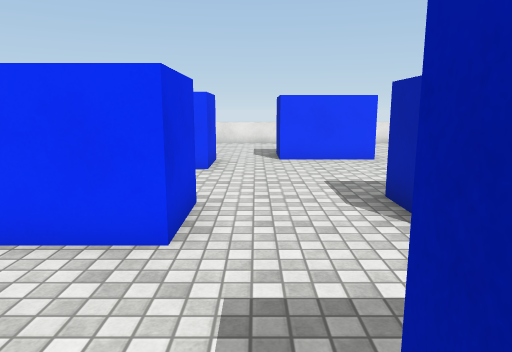
view 1 (above)

22 first-person views from a walk through a Unity game level. The camera is 1.5 m above the floor, tilts 10° down and sees 70° across. The floor is counted in squares, 1 m on a side. Each view is taken from the middle of a square. On the plan, view 1 faces up. The plan holds only what a view shows up to about 16 squares ahead; the rest is blank. The place goes on beyond the plan. The player character is not drawn. Some surface patterns are stand-ins.

view 2
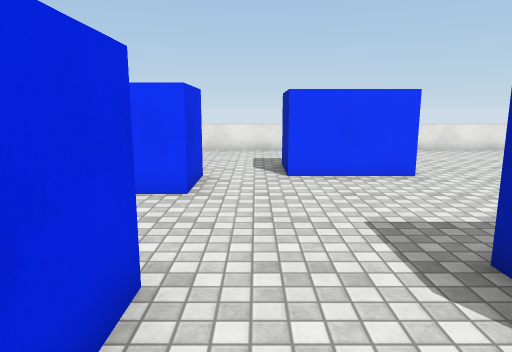

view 3
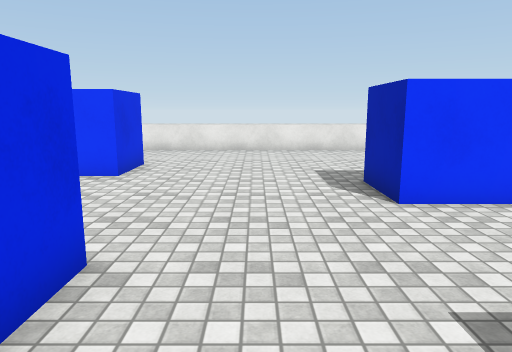

view 4
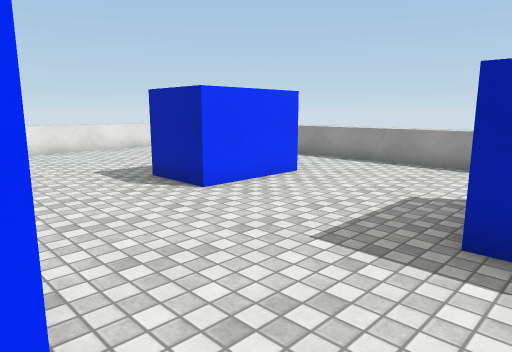

view 5
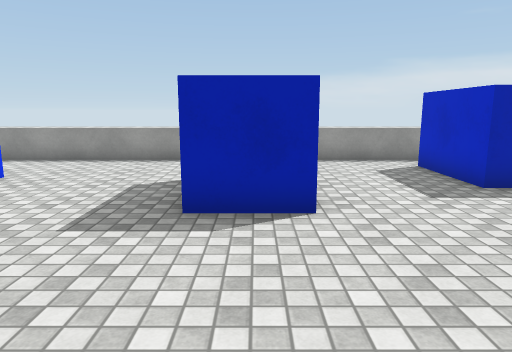

view 6
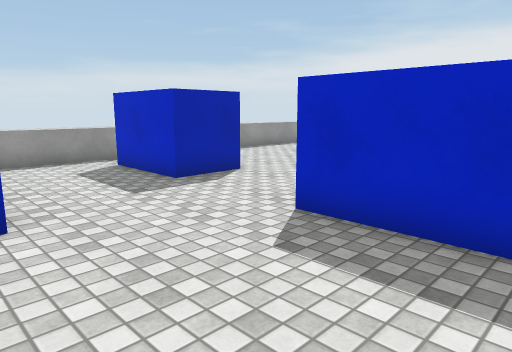

view 7
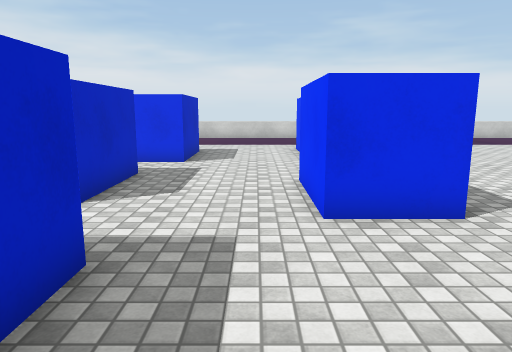

view 8
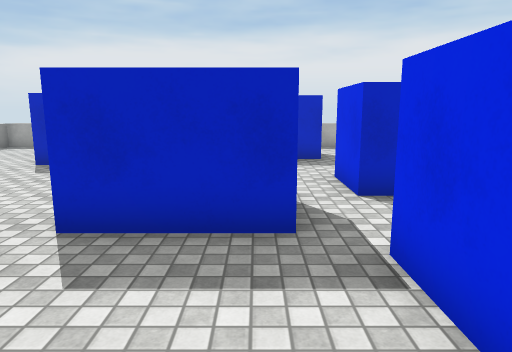

view 9
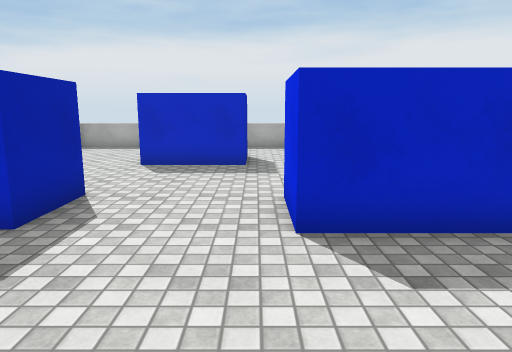

view 10
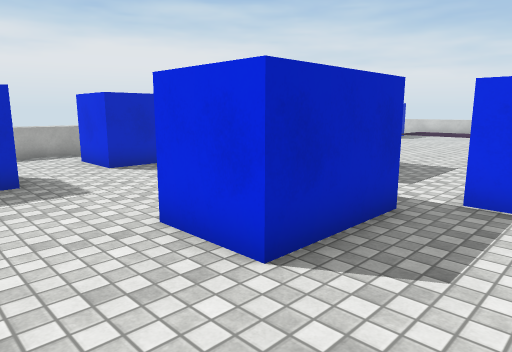

view 11
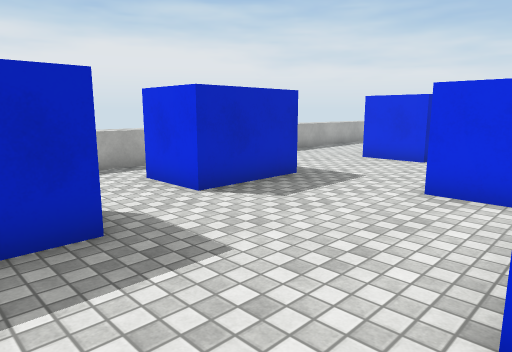

view 12
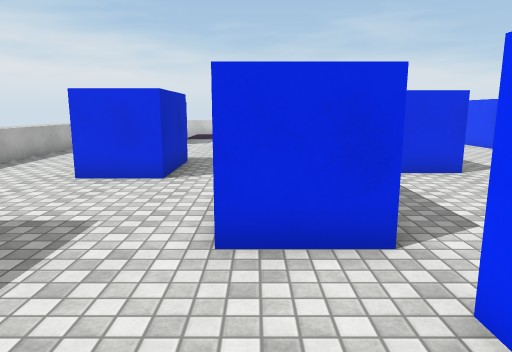

view 13
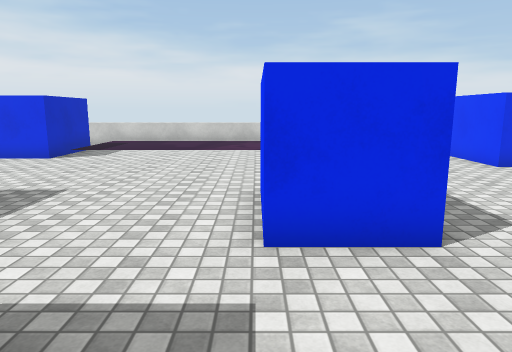

view 14
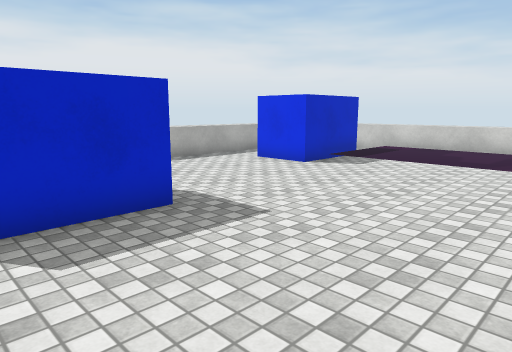

view 15
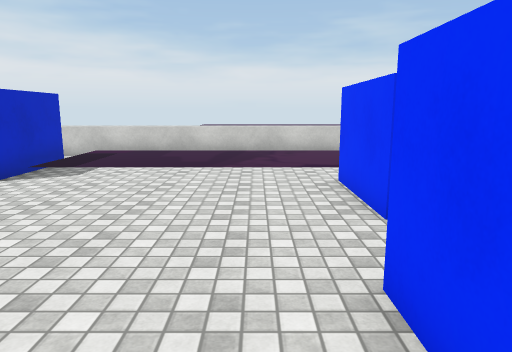

view 16
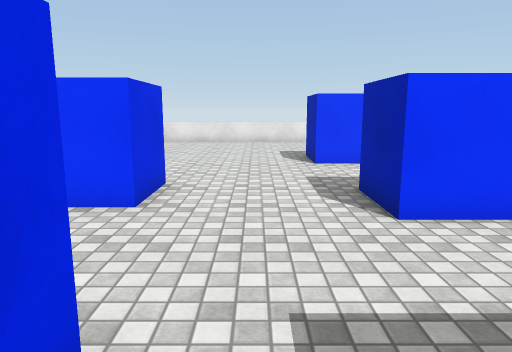

view 17
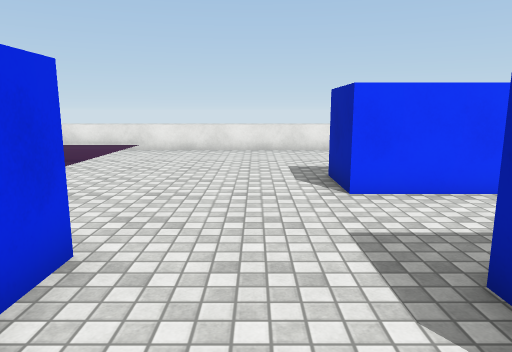

view 18
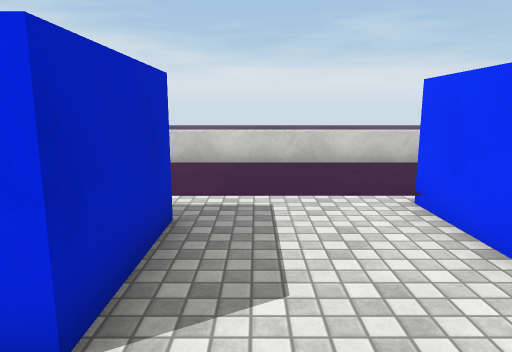

view 19
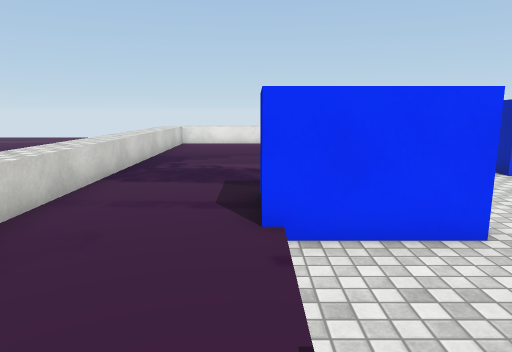

view 20
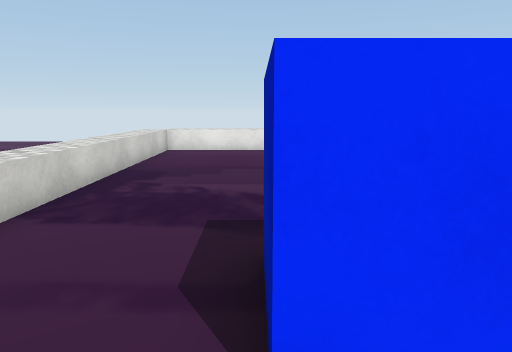

view 21
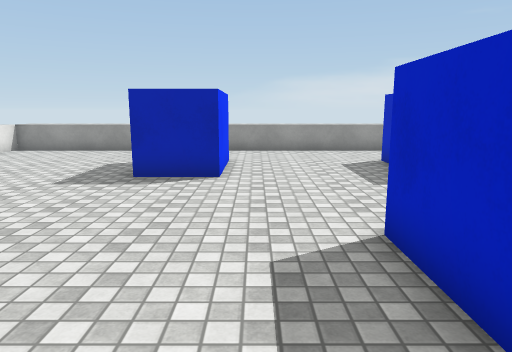

view 22
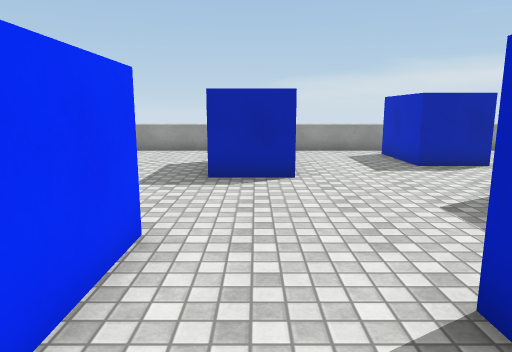

### Floor plan
Key: @ floor where view 1 was taken; # wall or solid block; . main floor; : floor 0.25 m higher than the main floor; ^ raised ledge.
Columns run from 15 left of view 1 to 16 right of it. Each row starts with its distance up from view 1.
 18  ^^^^^^^^^^^^^^^^ ^^^^^^^^^^^ ^
 17 ^::::............ .............^
 16 ^::::....... .... .............^
 15 ^::::....... .... .............^
 14 ^::::....... ....  ............^
 13 ^::::.......  ..#  #...........^
 12 ^::::.......  ..####.........
 11 ^::::......#  #..........#    .^
 10 ^::::......####.........##   ..^
  9 ^:::: ..................####...^
  8 ^:::: .........................^
  7 ^:::#  #.......................^
  6 ^:::#  #...#  #..####..........^
  5 ^:::####...#  #..####..........^
  4 ^::::......####.........#  #...^
  3 ^::::...................#     .^
  2 ^::::...................#
  1 ^::::####.......###............^
  0 ^::::####.####.@  #............^
 -1 ^::::####.####..  #............^
 -2 ^::::.....####......###...####.^
 -3 ^::::...............###...#
 -4 ^::::..........  ##.........
 -5 ^::::..........   #..........
 -6 ^::::..........................^
 -7 ^::::......####.........###....^
 -8 ^::::......   #........##  ....^
 -9 ^.####.....   #...####.#   ...
-10 ^    #....  ......   #..   ...
-11      #.......... .   #..    ...
-12     ...........  .  ....    ...^
-13    ^^^^^^^^^^^   ^  ^^^^    ^^^

Where each view was taken, in squares from view 1:
view 1: 0 up, 0 right, facing up
view 2: 3 up, 0 right, facing up
view 3: 3 up, 7 right, facing up
view 4: 3 up, 5 right, facing up-right
view 5: 3 up, 4 right, facing right
view 6: 3 up, 4 right, facing down-right
view 7: 3 up, 4 right, facing left
view 8: 3 up, 5 right, facing down
view 9: 3 up, 8 right, facing down
view 10: 1 up, 10 right, facing down-left
view 11: 3 down, 10 right, facing down-left
view 12: 5 down, 7 right, facing left
view 13: 2 down, 2 right, facing left
view 14: 2 down, 1 left, facing down-left
view 15: 3 down, 2 left, facing left
view 16: 1 down, 6 left, facing up
view 17: 3 up, 6 left, facing up
view 18: 2 up, 5 left, facing left
view 19: 0 up, 11 left, facing up
view 20: 3 up, 11 left, facing up
view 21: 8 up, 1 right, facing right
view 22: 3 up, 1 right, facing right
